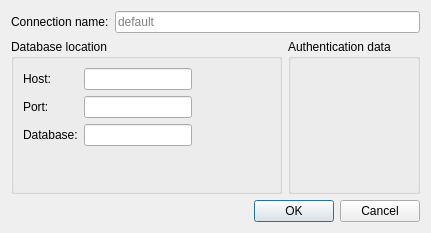
<?xml version="1.0" encoding="UTF-8"?>
<ui version="4.0">
 <class>EditConnectionDialog</class>
 <widget class="QDialog" name="EditConnectionDialog">
  <property name="windowModality">
   <enum>Qt::WindowModal</enum>
  </property>
  <property name="geometry">
   <rect>
    <x>0</x>
    <y>0</y>
    <width>431</width>
    <height>233</height>
   </rect>
  </property>
  <property name="sizePolicy">
   <sizepolicy hsizetype="Preferred" vsizetype="Fixed">
    <horstretch>0</horstretch>
    <verstretch>0</verstretch>
   </sizepolicy>
  </property>
  <property name="windowTitle">
   <string>Connection Settings</string>
  </property>
  <layout class="QVBoxLayout" name="verticalLayout">
   <item>
    <layout class="QHBoxLayout" name="horizontalLayout">
     <item>
      <widget class="QLabel" name="lblName">
       <property name="text">
        <string>Connection name:</string>
       </property>
      </widget>
     </item>
     <item>
      <widget class="QLineEdit" name="leName">
       <property name="placeholderText">
        <string>default</string>
       </property>
      </widget>
     </item>
    </layout>
   </item>
   <item>
    <layout class="QHBoxLayout" name="mainLayout">
     <property name="rightMargin">
      <number>0</number>
     </property>
     <item>
      <widget class="QGroupBox" name="urlLayout">
       <property name="title">
        <string>Database location</string>
       </property>
       <layout class="QFormLayout" name="formLayout">
        <property name="fieldGrowthPolicy">
         <enum>QFormLayout::FieldsStayAtSizeHint</enum>
        </property>
        <item row="0" column="0">
         <widget class="QLabel" name="lblHost">
          <property name="text">
           <string>Host:</string>
          </property>
         </widget>
        </item>
        <item row="0" column="1">
         <widget class="QLineEdit" name="leHost"/>
        </item>
        <item row="1" column="0">
         <widget class="QLabel" name="lblPort">
          <property name="text">
           <string>Port:</string>
          </property>
         </widget>
        </item>
        <item row="1" column="1">
         <widget class="QLineEdit" name="lePort">
          <property name="inputMethodHints">
           <set>Qt::ImhDigitsOnly</set>
          </property>
         </widget>
        </item>
        <item row="2" column="0">
         <widget class="QLabel" name="lblDatabase">
          <property name="text">
           <string>Database:</string>
          </property>
         </widget>
        </item>
        <item row="2" column="1">
         <widget class="QLineEdit" name="leDatabase"/>
        </item>
       </layout>
      </widget>
     </item>
     <item>
      <widget class="QGroupBox" name="gbUserData">
       <property name="title">
        <string>Authentication data</string>
       </property>
       <layout class="QVBoxLayout" name="verticalLayout_2">
        <item>
         <widget class="U2::AuthenticationWidget" name="authenticationWidget" native="true"/>
        </item>
       </layout>
      </widget>
     </item>
    </layout>
   </item>
   <item>
    <widget class="QDialogButtonBox" name="buttonBox">
     <property name="orientation">
      <enum>Qt::Horizontal</enum>
     </property>
     <property name="standardButtons">
      <set>QDialogButtonBox::Cancel|QDialogButtonBox::Ok</set>
     </property>
    </widget>
   </item>
  </layout>
 </widget>
 <customwidgets>
  <customwidget>
   <class>U2::AuthenticationWidget</class>
   <extends>QWidget</extends>
   <header>./util/AuthenticationWidget.h</header>
   <container>1</container>
  </customwidget>
 </customwidgets>
 <tabstops>
  <tabstop>leHost</tabstop>
  <tabstop>lePort</tabstop>
  <tabstop>leDatabase</tabstop>
  <tabstop>buttonBox</tabstop>
 </tabstops>
 <resources/>
 <connections>
  <connection>
   <sender>buttonBox</sender>
   <signal>accepted()</signal>
   <receiver>EditConnectionDialog</receiver>
   <slot>accept()</slot>
   <hints>
    <hint type="sourcelabel">
     <x>248</x>
     <y>254</y>
    </hint>
    <hint type="destinationlabel">
     <x>157</x>
     <y>274</y>
    </hint>
   </hints>
  </connection>
  <connection>
   <sender>buttonBox</sender>
   <signal>rejected()</signal>
   <receiver>EditConnectionDialog</receiver>
   <slot>reject()</slot>
   <hints>
    <hint type="sourcelabel">
     <x>316</x>
     <y>260</y>
    </hint>
    <hint type="destinationlabel">
     <x>286</x>
     <y>274</y>
    </hint>
   </hints>
  </connection>
 </connections>
</ui>
